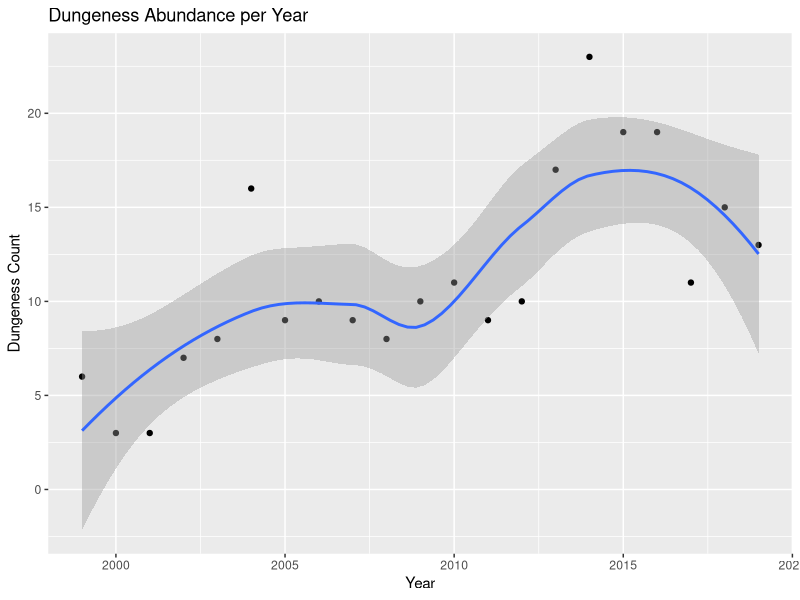
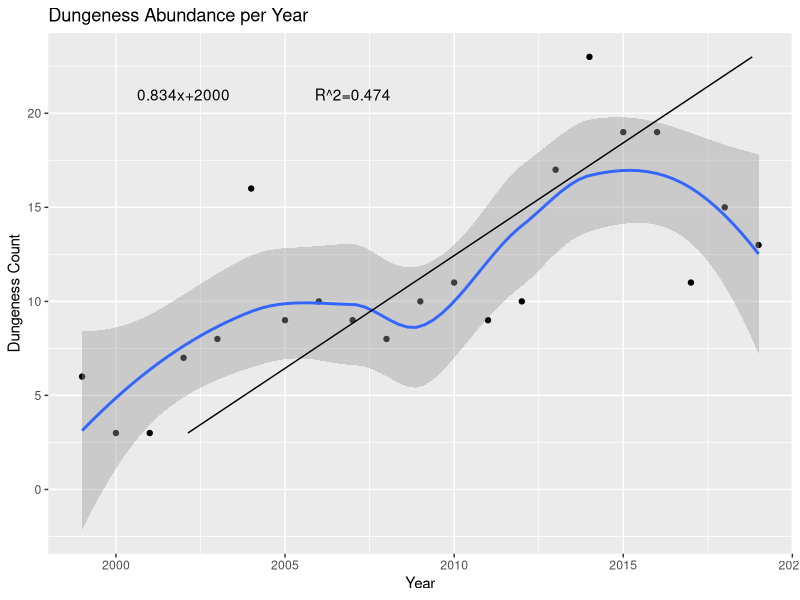
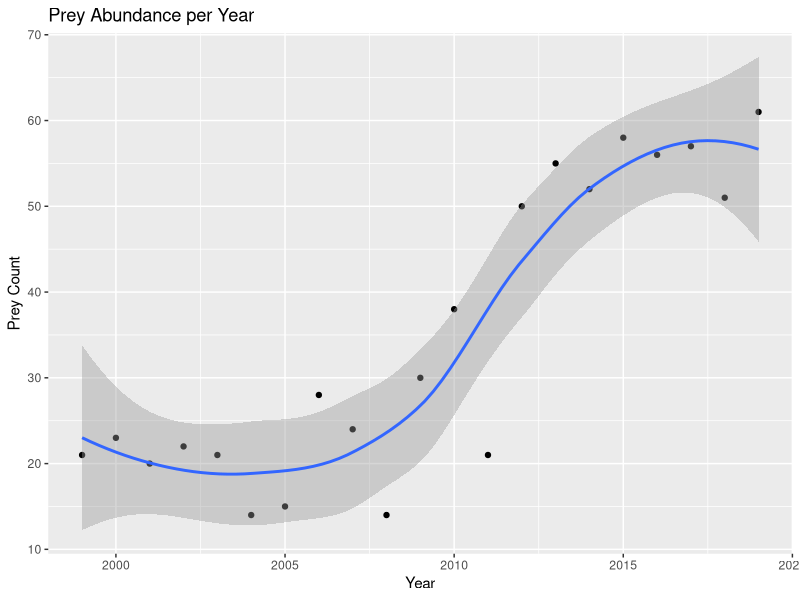
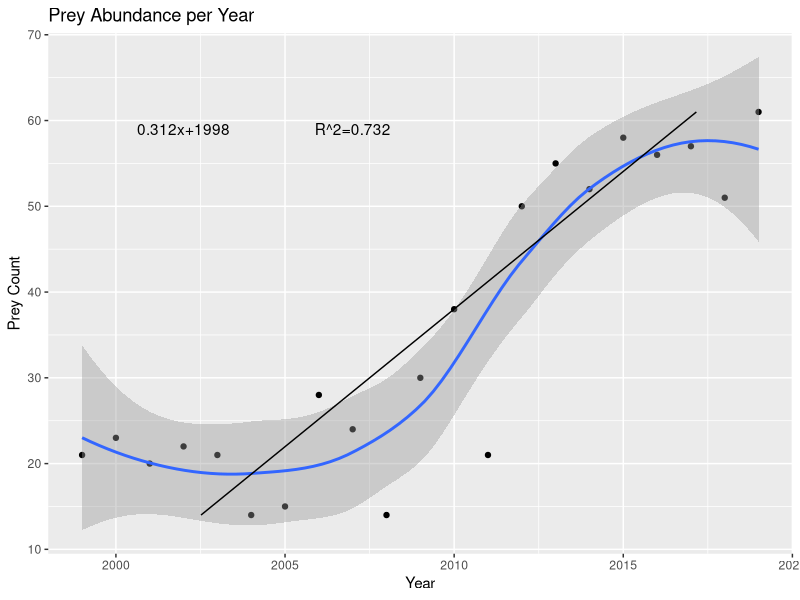

The R script that drew these images, in order:
#Load packages
library(ggplot2)
library(dplyr)
library(tidyverse)
library(broom)

#Citations
citation(package = "ggplot2")
citation(package = "dplyr")
citation(package = "tidyverse")
citation(package = "broom")


#Read CM count by year csv
CM_yr_ct <- read.csv("Data/CM_yr_ct.csv")
head(CM_yr_ct)

#Plot CM count by year
CM_yr_ct.pl <- ggplot(CM_yr_ct) +
  geom_point(mapping = aes(x = Year, y = Count)) +
  geom_smooth(mapping = aes(x = Year, y = Count)) +
  labs(title = "Dungeness Abundance per Year", x = "Year", y = "Dungeness Count")
print(CM_yr_ct.pl)

#Linear model for CM count by year
lm_fit.CM_yr <- lm(Year ~ Count, data = CM_yr_ct)
summary(lm_fit.CM_yr)

#Regression line df for CM count by year
predicted.CM_yr <- data.frame(ct_pred = predict(lm_fit.CM_yr, CM_yr_ct), 
                              Count=CM_yr_ct$Count)

#Line of fit dataframe for Cm count by year
fit.CM_yr <- tidy(lm_fit.CM_yr)
fit.CM_yr.R <- glance(lm_fit.CM_yr)

#Plot with regression line for CM count by year
CM_yr_ct.pl.R <- ggplot(CM_yr_ct) +
  geom_point(mapping = aes(x = Year, y = Count)) +
  geom_smooth(mapping = aes(x = Year, y = Count)) +
  geom_line(data = predicted.CM_yr, aes(x=ct_pred, y=Count)) +
  labs(title = "Dungeness Abundance per Year", x = "Year", y = "Dungeness Count") +
  annotate("text", label = paste(paste(round(fit.CM_yr[2,2], digits = 3), "x", 
                                       sep=""), round(fit.CM_yr[1,2]), sep="+"), 
           x = max(CM_yr_ct$Year)-17, 
           y = max(CM_yr_ct$Count)-2) +
  annotate("text", label = paste("R^2", round(fit.CM_yr.R[1,2], digits = 3), sep = "="), 
           x = max(CM_yr_ct$Year)-12, 
           y = max(CM_yr_ct$Count)-2)
print(CM_yr_ct.pl.R)

#Read PY count by year
PY_yr_ct <- read.csv("Data/PY_yr_ct.csv")
head(PY_yr_ct)

#Plot PY count by year
PY_yr_ct.pl <- ggplot(PY_yr_ct) +
  geom_point(mapping = aes(x = Year, y = Count)) +
  geom_smooth(mapping = aes(x = Year, y = Count)) +
  labs(title = "Prey Abundance per Year", x = "Year", y = "Prey Count")
print(PY_yr_ct.pl)

#Linear model for PY count by year
lm_fit.PY_yr <- lm(Year ~ Count, data = PY_yr_ct)
summary(lm_fit.PY_yr)

#Regression line df for PY count by year
predicted.PY_yr <- data.frame(ct_pred = predict(lm_fit.PY_yr, PY_yr_ct), 
                              Count=PY_yr_ct$Count)

#Line of fit dataframe for Cm count by year
fit.PY_yr <- tidy(lm_fit.PY_yr)
fit.PY_yr.R <- glance(lm_fit.PY_yr)

#Plot with regression line for CM count by year
PY_yr_ct.pl.R <- ggplot(PY_yr_ct) +
  geom_point(mapping = aes(x = Year, y = Count)) +
  geom_smooth(mapping = aes(x = Year, y = Count)) +
  geom_line(data = predicted.PY_yr, aes(x=ct_pred, y=Count)) +
  labs(title = "Prey Abundance per Year", x = "Year", y = "Prey Count") +
  annotate("text", label = paste(paste(round(fit.PY_yr[2,2], digits = 3), "x", 
                                       sep=""), round(fit.PY_yr[1,2]), sep="+"), 
           x = max(PY_yr_ct$Year)-17, 
           y = max(PY_yr_ct$Count)-2) +
  annotate("text", label = paste("R^2", round(fit.PY_yr.R[1,2], digits = 3), sep = "="), 
           x = max(PY_yr_ct$Year)-12, 
           y = max(PY_yr_ct$Count)-2)
print(PY_yr_ct.pl.R)